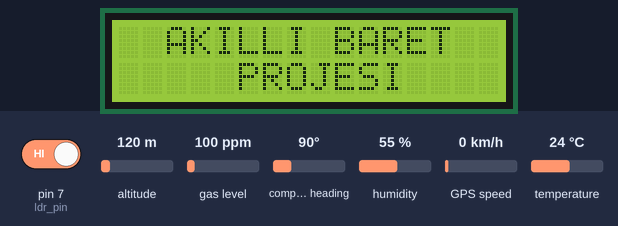
The sketch below on a simulated Arduino Uno, built with avr-gcc and run on an emulated ATmega328P. On the bench: 16×2 character LCD. The test bench sets the inputs (shaded band); at power-on: pin 7 (ldr_pin) HIGH, altitude 120 m, gas level 100 ppm, compass heading 90°, humidity 55 %, GPS speed 0 km/h, temperature 24 °C. The GPS gets a fix after 3 s at 37.7749, -122.4194 with 8 satellites; what the sketch prints to the serial monitor is not drawn.

Above: at 0.7 s.
At 5.3 s:
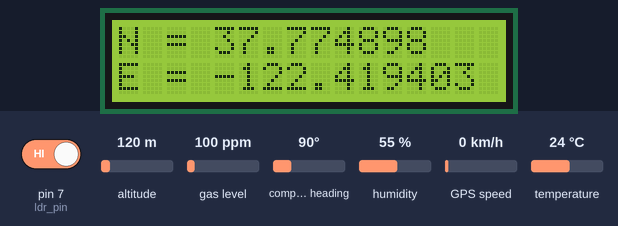
5.4 s: pin 7 (ldr_pin) driven LOW
At 7.5 s:
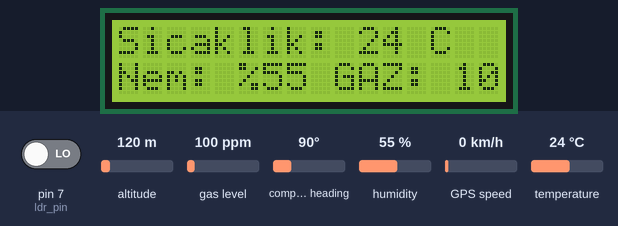
At 9.6 s:
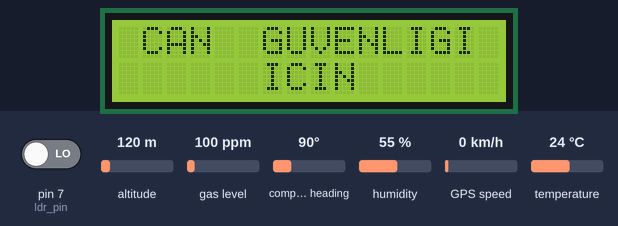
11.9 s: pin 7 (ldr_pin) driven HIGH
Timing chart, 0 to 14.9 s (numbered marks = the images above; inputs shaded):
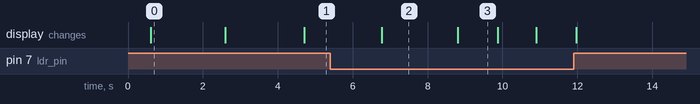

Measured:
- after the input at 5.4 s, the display: first differs from a run without the input after 3.4 s (image 3)
- what the display in image 0 shows lasts 2.0 s, from 0.6 s to 2.6 s
- what the display in image 3 shows lasts 1.1 s, from 8.8 s to 9.9 s

The sketch:

baret_projesi.ino
```cpp
  #include <DHT.h>
  #include <MQ2.h>
  #include <Wire.h>
  #include <LiquidCrystal_I2C.h>
  #include <SoftwareSerial.h>
  #include <TinyGPS.h>
  TinyGPS gps;
  SoftwareSerial BTSerial(10, 11);
  SoftwareSerial ss(5, 6);
  const int ldr_pin = 7;
  #define DHTPIN 4
  #define DHTTYPE DHT11
  DHT dht(DHTPIN, DHTTYPE);
  //I2C pins declaration
  LiquidCrystal_I2C lcd(0x27, 16, 2);
  int Analog_Input = A0;
  int lpg, co, smoke;
  int baret;


  MQ2 mq2(Analog_Input);

void setup(){
  Serial.begin(9600);
  BTSerial.begin(9600);
  ss.begin(9600);
  lcd.begin();//Defining 16 columns and 2 rows of lcd display
  lcd.backlight();
  mq2.begin();
  dht.begin();
  pinMode(ldr_pin,INPUT);
  lcd.clear();
  lcd.setCursor (0, 0);
  lcd.println("  AKILLI BARET  ");
  lcd.setCursor (0, 1);
  lcd.println("     PROJESI    ");
  delay(2000);
  lcd.clear();
}
void loop(){
  smartdelay(2000);
  Serial.println();

  float flat, flon;
  unsigned long age;
  gps.f_get_position(&flat, &flon);

  //Serial.print("lat: ");
  Serial.println(flat, 6);
  //Serial.print("lon: ");
  Serial.println(flon, 6);


  int temp = dht.readTemperature();
  int hum = dht.readHumidity();

  float* values= mq2.read(false); //set it false if you don't want to print the values in the Serial
  //lpg = values[0];
  lpg = mq2.readLPG();

  lcd.clear();
  lcd.setCursor (0, 0);
  lcd.print("N = ");
  lcd.print(flat, 6);
  lcd.print("     ");
  lcd.setCursor (0, 1);
  lcd.print("E = ");
  lcd.print(flon, 6);
  lcd.print("     ");
  delay(2000);
  lcd.clear();

  lcd.setCursor(0,0);
  lcd.print("Sicaklik: ");
  lcd.print(temp);
  lcd.print(" C");
  lcd.setCursor(0,1);
  lcd.print("Nem: %");
  lcd.print(hum);
  lcd.print(" GAZ: ");
  lcd.print(lpg);


  BTSerial.print(temp);
  BTSerial.print(";");
  BTSerial.print(hum);
  BTSerial.print(";");
  BTSerial.print(lpg);
  BTSerial.print(";");
  BTSerial.print(flat,6);
  BTSerial.print(";");
  BTSerial.print(flon,6);
  BTSerial.print(";");

  delay(2000);

  while ( digitalRead( ldr_pin ) == 0)
  {
    lcd.setCursor (0, 0);
    lcd.print(" CAN  GUVENLIGI ");
    lcd.setCursor (0, 1);
    lcd.print("      ICIN      ");
     delay(1000);
    lcd.setCursor (0, 0);
    lcd.print(" LUTFEN  BARETI ");
    lcd.setCursor (0, 1);
    lcd.print("    TAKINIZ     ");

    BTSerial.print(temp);
    BTSerial.print(";");
    BTSerial.print(hum);
    BTSerial.print(";");
    BTSerial.print(lpg);
    BTSerial.print(";");
    BTSerial.print(flat,6);
    BTSerial.print(";");
    BTSerial.print(flat,6);
    BTSerial.print(";");

    delay(1000);
  }

  while (lpg > 40)
  {
    lcd.clear();
    lcd.setCursor (0, 0);
    lcd.print("    GAZ YUKSEK  ");
    lcd.setCursor (0, 1);
    lcd.print(lpg);
    lcd.print("  ");
    lcd.setCursor (3, 1);
    lcd.print(" SEVIYEDE ");

    BTSerial.print(temp);
    BTSerial.print(";");
    BTSerial.print(hum);
    BTSerial.print(";");
    BTSerial.print(lpg);
    BTSerial.print(";");
    BTSerial.print(flat,6);
    BTSerial.print(";");
    BTSerial.print(flat,6);
    BTSerial.print(";");
  }

  while (temp > 32)
  {
    lcd.clear();
    lcd.setCursor (0, 0);
    lcd.print("  ISI YUKSEK  ");
    lcd.setCursor (0, 1);
    lcd.print(temp);
    lcd.print("  ");
    lcd.setCursor (3, 1);
    lcd.print(" SEVIYEDE ");

    BTSerial.print(temp);
    BTSerial.print(";");
    BTSerial.print(hum);
    BTSerial.print(";");
    BTSerial.print(lpg);
    BTSerial.print(";");
    BTSerial.print(flat,6);
    BTSerial.print(";");
    BTSerial.print(flat,6);
    BTSerial.print(";");

  }

}

static void smartdelay(unsigned long ms) {
  unsigned long start = millis();
  do {
    while (ss.available())
      gps.encode(ss.read());
  } while (millis() - start < ms);
}
```
